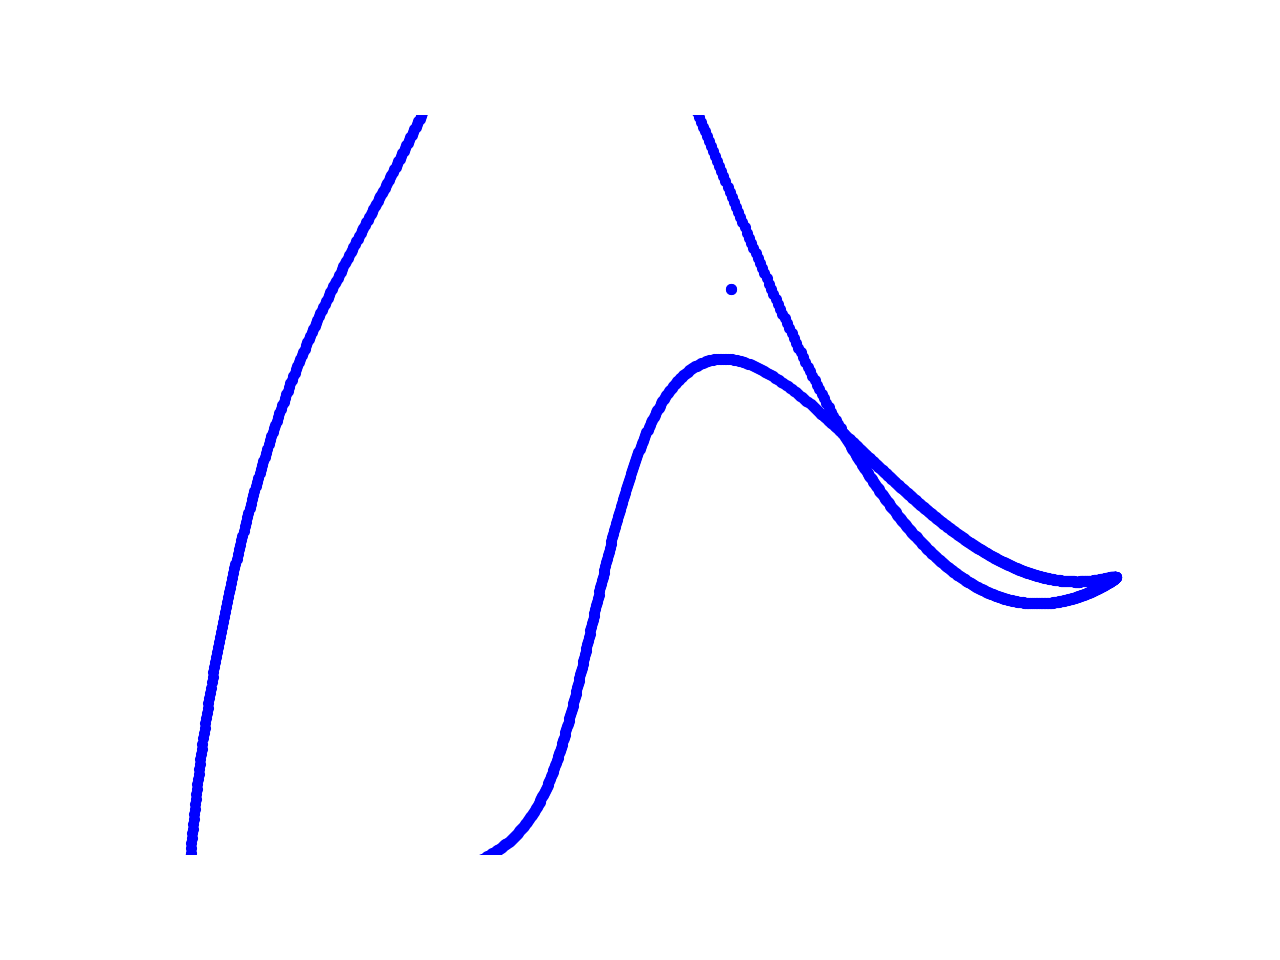

This figure's Python source:
# import matplotlib
# matplotlib.use('TKAgg')
from matplotlib import animation
from numpy import append, cos, linspace, pi, sin, zeros
import matplotlib.pyplot as plt
from IPython.display import HTML

# PLEASE NOTE IN SPYDER YOU SHOULD DISABLE THE ACTIVE SUPPORT in PREFs
# elephant parameters
parameters = [70 - 30j, 67 + 8j, 10 - 10j, -14 - 60j, 20 + 50j]

# patrick's happy spermwhale
# parameters = [30 - 10j, 20 + 20j, 40 + 10j, 20 - 50j, -40 + 10j]

# philipp's flying swan
# parameters = [1 - 2j, 9 + 9j, 1 - 2j, 9 + 9j, 0 + 0j]

# kathrin's hungry animal 
# parameters = [50 - 50j, 30 + 10j, 5 - 2j, -5 - 6j, 20 + 20j]

# anna’s happy hippo
# parameters = [50 - 15j, 5 + 2j, -10 - 10j, -14 - 60j, 5 + 30j]

# fabio’s bird with right wing paralysis
# parameters = [50 - 15j, 5 + 2j, -1 - 5j, -14 - 60j, 18 - 40j]

# for pea shooter see code below 

def fourier(t, C):
    f = zeros(t.shape)
    for k in range(len(C)):
        f += C.real[k] * cos(k * t) + C.imag[k] * sin(k * t)
    return f


def elephant(t, p):
    npar = 6

    Cx = zeros((npar,), dtype='complex')
    Cy = zeros((npar,), dtype='complex')

    Cx[1] = p[0].real * 1j
    Cy[1] = p[3].imag + p[0].imag * 1j

    Cx[2] = p[1].real * 1j
    Cy[2] = p[1].imag * 1j

    Cx[3] = p[2].real
    Cy[3] = p[2].imag * 1j

    Cx[5] = p[3].real

    x = append(fourier(t, Cy), [p[4].real])
    y = -append(fourier(t, Cx), [-p[4].imag])

    return x, y


def init_plot():
    # draw the body of the elephant & create trunk
    x, y = elephant(linspace(2.9 * pi, 0.4 + 3.3 * pi, 1000), parameters)
    for ii in range(len(y) - 1):
        y[ii] -= sin(((x[ii] - x[0]) * pi / len(y))) * sin(float(0)) * parameters[4].real
    trunk.set_data(x, y)
    return trunk,


def move_trunk(i):
    x, y = elephant(linspace(2.9 * pi, 0.4 + 3.3 * pi, 1000), parameters)
    # move trunk to new position (but don't move eye stored at end or array)
    for ii in range(len(y) - 1):
        y[ii] -= sin(((x[ii] - x[0]) * pi / len(y))) * sin(float(i)) * parameters[4].real
    trunk.set_data(x, y)
    return trunk,


fig, ax = plt.subplots()
# initial the elephant body
x, y = elephant(t=linspace(0.4 + 1.3 * pi, 2.9 * pi, 1000), p=parameters)
plt.plot(x, y, 'b.')
plt.xlim([-75, 90])
plt.ylim([-70, 87])
plt.axis('off')
trunk, = ax.plot([], [], 'b.')  # initialize trunk

ani = animation.FuncAnimation(fig=fig,
                              func=move_trunk,
                              frames=1000,
                              init_func=init_plot,
                              interval=100,
                              blit=False,
                              repeat=True)

ani
HTML(ani.to_html5_video())


# Uncomment if you would like to save video externally
Writer = animation.writers['ffmpeg']
metadata = dict(title='Elephant Trunk Wiggling', artist='Jenny Bethäuser')
writer = Writer(fps=30, metadata=metadata, bitrate=1800)
ani.save(filename='bulldog_trunk_wiggle.mp4', writer=writer)
plt.show()
